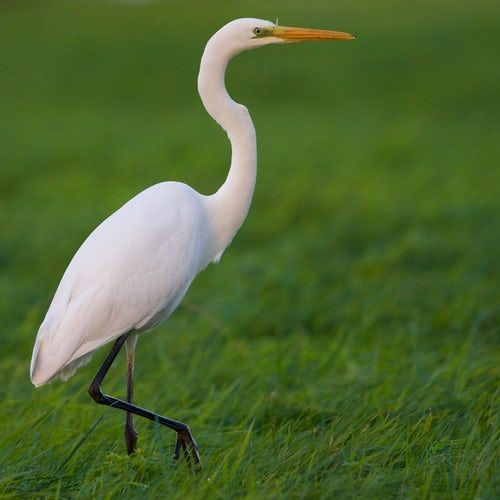
#> input picture Assignment2/image.jpg, 500 x 500 px
$ jupyter execute dipAssignment2.ipynb
#> lines starting #> are read from the running program, lines starting #| are printed output that depends on the picture; after the words box and inside, x2 and y2 are one past the last pixel; in counts of white or black regions, pixels touching at a corner belong together
[cell 1]
import matplotlib.pyplot as plt
import cv2
import math

img_path = './image.jpg'
image = plt.imread(img_path)
#> image is the input picture: shape (500, 500, 3); mean R, G, B 79.6, 104.1, 49.7
print(image)
#> (printed output is left out)

T1 = 99
T2 = 201
c = 25
p = 3
epsilon = 0.0000001

plt.figure(figsize = (30, 60))

plt.subplot(3,2,1)
plt.title('Main Image', fontsize = 50)
plt.imshow(image)

plt.subplot(3,2,2)
plt.title('Grayscale Image', fontsize = 50)
grayscale_img = cv2.cvtColor(image, cv2.COLOR_RGB2GRAY)
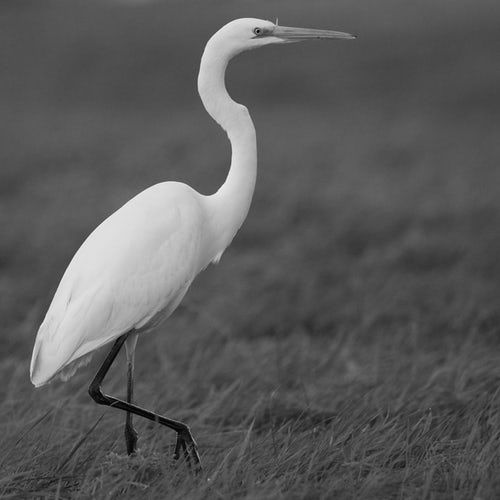
#> grayscale_img: shape (500, 500); min 1, max 252, mean 90.6
plt.imshow(grayscale_img, cmap = 'gray')

# print(grayscale_img.shape)
# print(grayscale_img)

width = grayscale_img.shape[1]
#> width = 500
height = grayscale_img.shape[0]
#> height = 500

grayscale_img = cv2.cvtColor(image, cv2.COLOR_RGB2GRAY)
c1_img = grayscale_img
for i in range(0, height):
    for j in range(0, width):
        if c1_img[i][j] > T1 and c1_img[i][j] < T2:
            c1_img[i][j] = 100
        else:
            c1_img[i][j] = 10
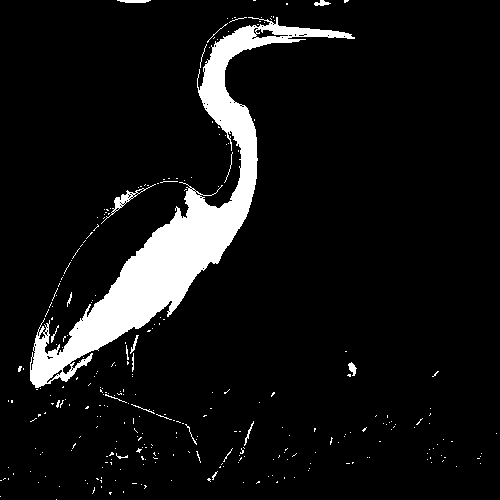
#> c1_img: shape (500, 500); values 10 (black) and 100 (white), 8% white; 303 white regions (284 under 20 px), largest, box (x1, y1, x2, y2) and area: (30, 17, 355, 388) 18337, (101, 184, 156, 224) 239, (117, 0, 151, 3) 84

grayscale_img = cv2.cvtColor(image, cv2.COLOR_RGB2GRAY)
c2_img = grayscale_img
for i in range(0, height):
    for j in range(0, width):
        if c2_img[i][j] > T1 and c2_img[i][j] < T2:
            c2_img[i][j] = 100
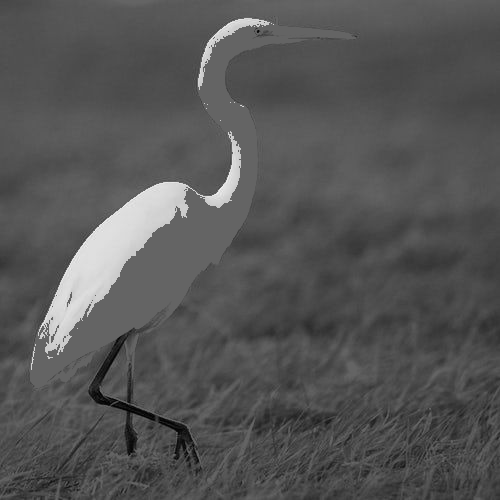
#> c2_img: shape (500, 500); 7.88% of pixels changed, all inside (x1, y1, x2, y2) = (0, 0, 497, 497)

grayscale_img = cv2.cvtColor(image, cv2.COLOR_RGB2GRAY)
c3_img = grayscale_img
for i in range(0, height):
    for j in range(0, width):
        c3_img[i][j] = c*math.log(1+c3_img[i][j],10)
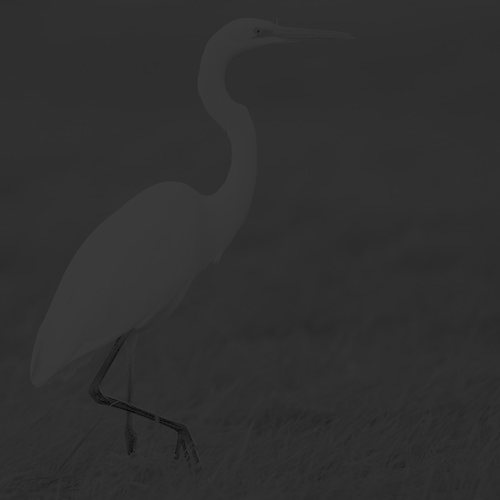
#> c3_img: shape (500, 500); min 7, max 60, mean 47.9

grayscale_img = cv2.cvtColor(image, cv2.COLOR_RGB2GRAY)
c4_img = grayscale_img
for i in range(0, height):
    for j in range(0, width):
        c4_img[i][j] = c*(c4_img[i][j]+epsilon)**p
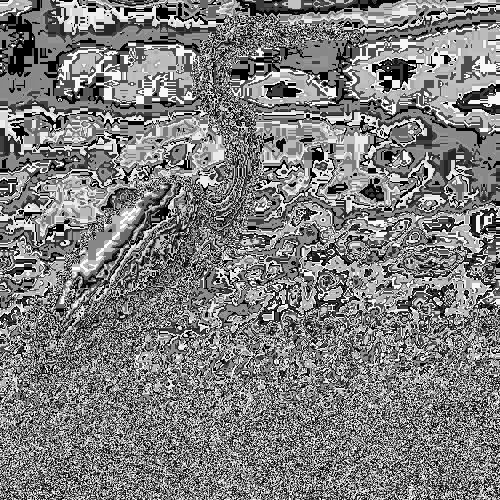
#> c4_img: shape (500, 500); min 0, max 255, mean 125.5

plt.subplot(3,2,3)
plt.title('Condition 1 Image', fontsize = 50)
plt.imshow(c1_img, cmap = 'gray')

plt.subplot(3,2,4)
plt.title('Condition 2 Image', fontsize = 50)
plt.imshow(c2_img, cmap = 'gray')

plt.subplot(3,2,5)
plt.title('Condition 3 Image', fontsize = 50)
plt.imshow(c3_img, cmap = 'gray')

plt.subplot(3,2,6)
plt.title('Condition 4 Image', fontsize = 50)
plt.imshow(c4_img, cmap = 'gray')

plt.show()
plt.savefig('processed-image.png')
